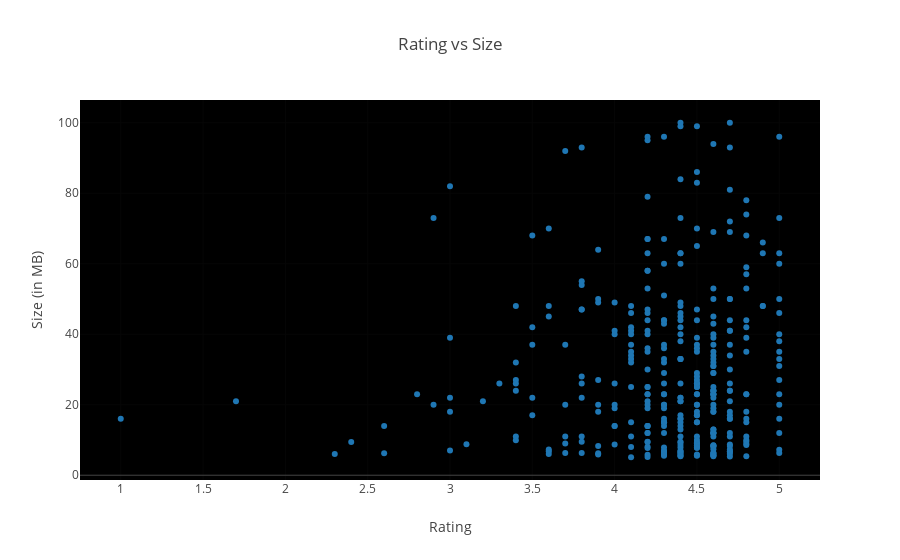

Write notebook code for a chart like this one.
### Markdown cell above
# How do the sizes of paid apps and free apps vary?

### Code cell
temp_df = df[df.Type == 'Paid']
temp_df = temp_df[temp_df.Size > 5]
#type_groups = df.groupby('Type')

data = [{
    #'x': type_groups.get_group(t)['Rating'], 
    'x' : temp_df['Rating'],
    'type':'scatter',
    'y' : temp_df['Size'],
    #'name' : t,
    'mode' : 'markers',
    #'showlegend': True,
    'text' : df['Size'],
    } for t in set(temp_df.Type)]


layout = {'title':"Rating vs Size", 
          'xaxis': {'title' : 'Rating'},
          'yaxis' : {'title' : 'Size (in MB)'},
         'plot_bgcolor': 'rgb(0,0,0)'}

plotly.offline.iplot({'data': data, 'layout': layout})

### Figure 1 — Plotly figure (JSON) as saved in the notebook; plotly's stock layout.template omitted (floating-point values rounded to 4 significant figures; data arrays with more than 128 entries replaced by an {"elided": "..."} marker saying what was removed)
{"data": [{"mode": "markers", "text": {"elided": "9659 float values"}, "type": "scatter", "uid": "d597893a-7d83-11ef-aed2-0242ac130202", "x": {"elided": "434 float values"}, "y": {"elided": "434 float values"}}], "layout": {"plot_bgcolor": "rgb(0,0,0)", "title": "Rating vs Size", "xaxis": {"title": "Rating"}, "yaxis": {"title": "Size (in MB)"}}}
